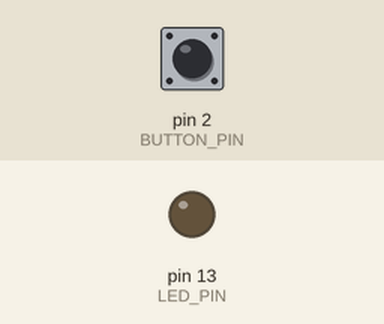
This sketch was run on a simulated Arduino Uno, built with avr-gcc and run on an emulated ATmega328P. Shown: output pins drawn as LEDs (lit = HIGH). The inputs (shaded band) are chosen by the test bench; at power-on: pin 2 (BUTTON_PIN) HIGH. What the sketch prints to the serial monitor is not drawn.

Above: at 1.2 s.
1.3 s: pin 2 (BUTTON_PIN) pulled LOW for 0.15 s
At 1.37 s:
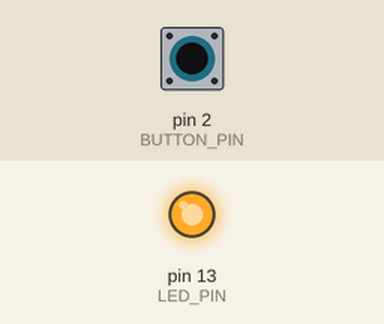
2.9 s: pin 2 (BUTTON_PIN) pulled LOW for 3.2 s
At 6.5 s:
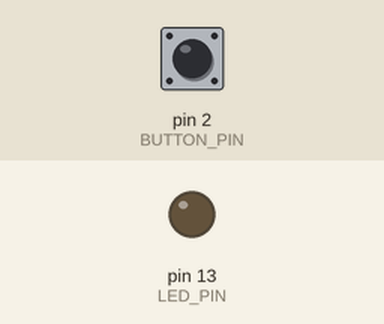
7.6 s: pin 2 (BUTTON_PIN) driven LOW
At 8.2 s:
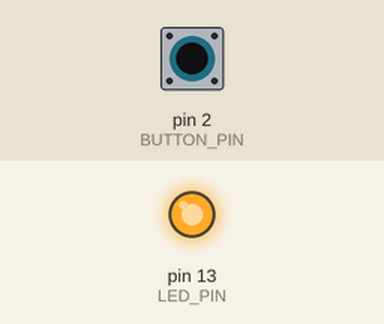
10.6 s: pin 2 (BUTTON_PIN) driven HIGH
At 11.3 s:
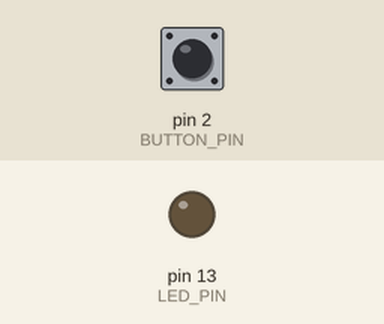
Timing chart, 0 to 13.1 s (numbered marks = the images above; inputs shaded):
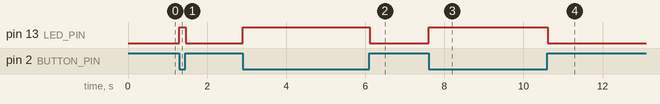

Measured:
- after the input at 1.3 s, pin 13 (LED_PIN): LOW → HIGH at once, → LOW 0.16 s later
- after the input at 2.9 s, pin 13 (LED_PIN): LOW → HIGH at once, → LOW 3.2 s later
- after the input at 7.6 s, pin 13 (LED_PIN): LOW → HIGH at once
- after the input at 10.6 s, pin 13 (LED_PIN): HIGH → LOW at once

The sketch:

button_input.ino
```cpp
// ============================================================
//  02 - Button Input
//  Arduino Basics | Author: Priyam Prakash
// ============================================================
//  Reads a push button. LED turns ON when button is pressed,
//  OFF when released. Demonstrates digital input reading.
// ============================================================

const int BUTTON_PIN = 2;   // Button connected to digital pin 2
const int LED_PIN    = 13;  // LED on pin 13

void setup() {
  pinMode(LED_PIN, OUTPUT);
  pinMode(BUTTON_PIN, INPUT_PULLUP);  // Use internal pull-up resistor
                                      // Button reads HIGH normally, LOW when pressed
  Serial.begin(9600);
  Serial.println("Button Input ready. Press the button!");
}

void loop() {
  int buttonState = digitalRead(BUTTON_PIN);

  if (buttonState == LOW) {           // LOW = button pressed (with INPUT_PULLUP)
    digitalWrite(LED_PIN, HIGH);
    Serial.println("Button PRESSED — LED ON");
  } else {
    digitalWrite(LED_PIN, LOW);
  }
}
```
